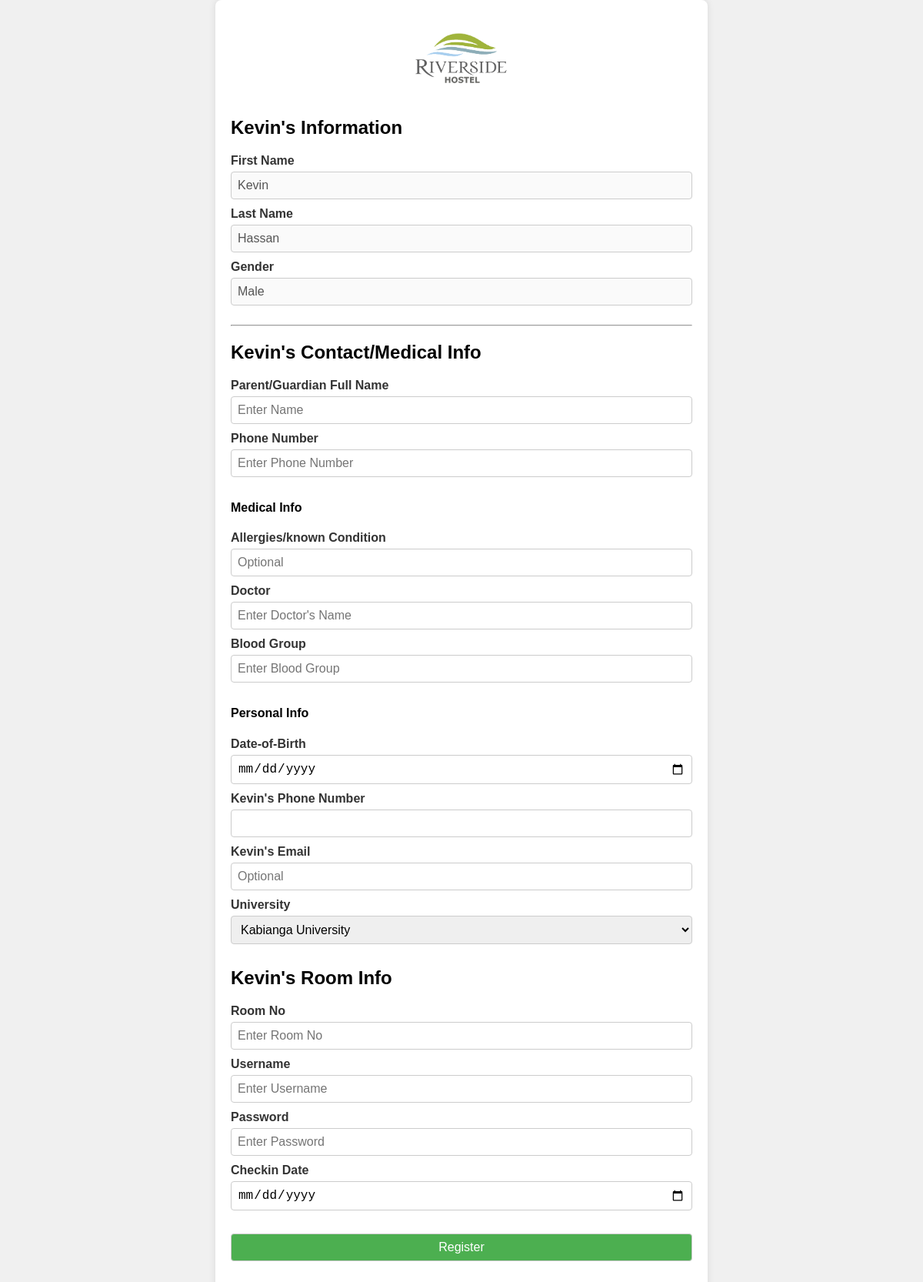
The page /ADMIN/tenantss.php?tenantid=A3 (signed in) on the database its author committed.
### tables this page shows
CREATE TABLE `blockabooking` (
  `RoomNo` varchar(100) NOT NULL,
  `Status` varchar(100) NOT NULL DEFAULT 'Available',
  `Name` varchar(100) NOT NULL,
  `LastName` varchar(100) NOT NULL,
  `StudentPhoneNumber` varchar(100) NOT NULL,
  `Gender` varchar(100) NOT NULL,
  `University` varchar(100) NOT NULL,
  `NumberPaid` varchar(100) NOT NULL,
  `TransactionId` varchar(100) NOT NULL
);

### ADMIN/tenantss.php (the view, shortened to what this page needs)
<?php
include 'connection.php';
if (isset($_GET['tenantid'])) {
    $no = $_GET['tenantid'];
    $sql = "SELECT * FROM `blockabooking` WHERE RoomNo = '$no'";
    $result = $conn->query($sql);
    if ($result->num_rows > 0) {
        while ($row = $result->fetch_assoc()) {
            $firstName = $row["Name"];
            $lastName = $row["LastName"];
            $gender = $row["Gender"];
        }
    }
}
?>
<!DOCTYPE html>
<html lang="en">
<head>
    <link rel="stylesheet" href="https://cdnjs.cloudflare.com/ajax/libs/font-awesome/5.15.3/css/all.min.css" />
    <link rel="stylesheet" href="https://cdn.jsdelivr.net/npm/sweetalert2@11">
</head>
<body>
    <div class="container">
        <header class="logo">
            <img src="images/riverside-logo.png" width="150" alt="Logo">
        </header>
        <div class="form-group">
            <h2><?php echo $firstName ?>'s Information</h2>
            <label for="firstName">First Name</label>
            <input type="text" value="<?php echo $firstName ?>" disabled>
            <label for="lastName">Last Name</label>
            <input type="text" value="<?php echo $lastName ?>" disabled>
            <label for="gender">Gender</label>
            <input type="text" value="<?php echo $gender ?>" disabled>
        </div>
        <hr>
        <form id="registrationForm" action="tenantsuccess.php" method="post">
            <div class="form-group">
                <h2><?php echo $firstName ?>'s Contact/Medical Info</h2>
                <label for="father">Parent/Guardian Full Name</label>
                <input type="text" name="father" id="father" placeholder="Enter Name" required>
                <label for="fatherno">Phone Number</label>
                <input type="tel" name="fatherno" id="fatherno" placeholder="Enter Phone Number" required>
            </div>
            <div class="form-group">
                <h4>Medical Info</h4>
                <label for="disease">Allergies/known Condition</label>
                <input type="text" name="disease" id="disease" placeholder="Optional">
                <label for="doctor">Doctor</label>
                <input type="text" name="doctor" id="doctor" placeholder="Enter Doctor's Name">
                <label for="blood">Blood Group</label>
                <input type="text" name="blood" id="blood" placeholder="Enter Blood Group">
            </div>
            <div class="form-group">
                <h4>Personal Info</h4>
                <label for="D-O-B">Date-of-Birth</label>
                <input type="date" name="D-O-B" id="D-O-B" required>
                <label for="userphone"><?php echo $firstName ?>'s Phone Number</label>
                <input type="tel" name="userphone" id="userphone" required>
                <label for="useremail"><?php echo $firstName ?>'s Email</label>
                <input type="email" name="useremail" id="useremail" placeholder="Optional">
                <label for="university">University</label>
                <select name="University" id="university" required>
                    <option value="Kabianga University">Kabianga University</option>
                </select>
            </div>
            <div class="form-group">
                <h2><?php echo $firstName ?>'s Room Info</h2>
                <label for="room">Room No</label>
                <input type="text" name="room" id="room" placeholder="Enter Room No" required>
                <label for="Username">Username</label>
                <input type="text" name="Username" id="Username" placeholder="Enter Username" required>
                <label for="Password">Password</label>
                <input type="password" name="Password" id="Password" placeholder="Enter Password" required>
                <label for="Date">Checkin Date</label>
                <input type="date" name="Date" id="Date" required>
            </div>
            <div class="form-group">
                <input type="submit" value="Register">
            </div>
        </form>
    </div>
</body>
</html>

### ADMIN/tenantss.php (style rules this page uses)
body { background-color: #f0f0f0; font-family: 'Arial', sans-serif; margin: 0; display: flex; justify-content: center; align-items: center; min-height: 100vh; }
.container { background-color: #fff; padding: 20px; width: 100%; max-width: 600px; text-align: center; box-shadow: 0 0 10px rgba(0, 0, 0, 0.1); border-radius: 8px; }
.logo { margin-bottom: 20px; }
.form-group { text-align: left; margin-bottom: 15px; }
.form-group label { font-weight: bold; color: #333; }
.form-group input, .form-group select { width: 100%; padding: 8px; margin-top: 5px; margin-bottom: 10px; box-sizing: border-box; border: 1px solid #ccc; border-radius: 4px; outline: none; font-size: 16px; }
.form-group input[type="submit"] { background-color: #4caf50; color: #fff; cursor: pointer; transition: background-color 0.3s; }

### rows shown on the page
blockabooking: Name "Kevin", LastName "Hassan", Gender "Male"
